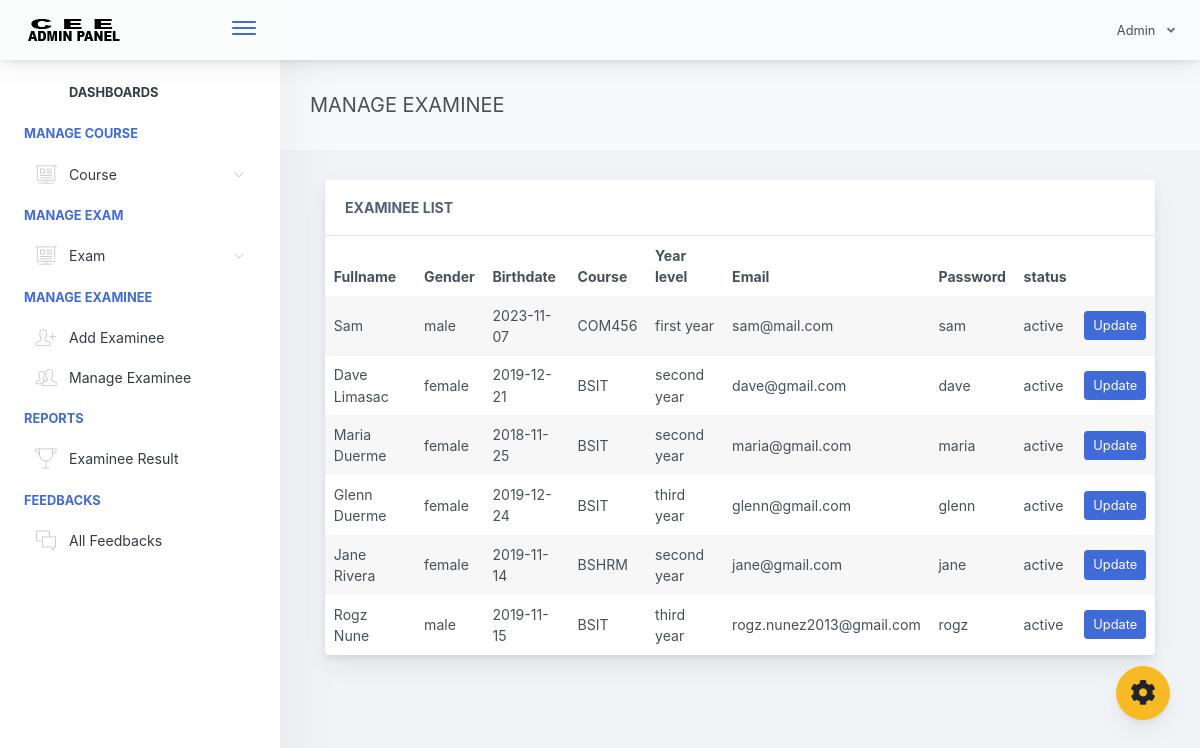
The page /adminpanel/admin/home.php?page=manage-examinee (signed in) on the database as committed earlier.
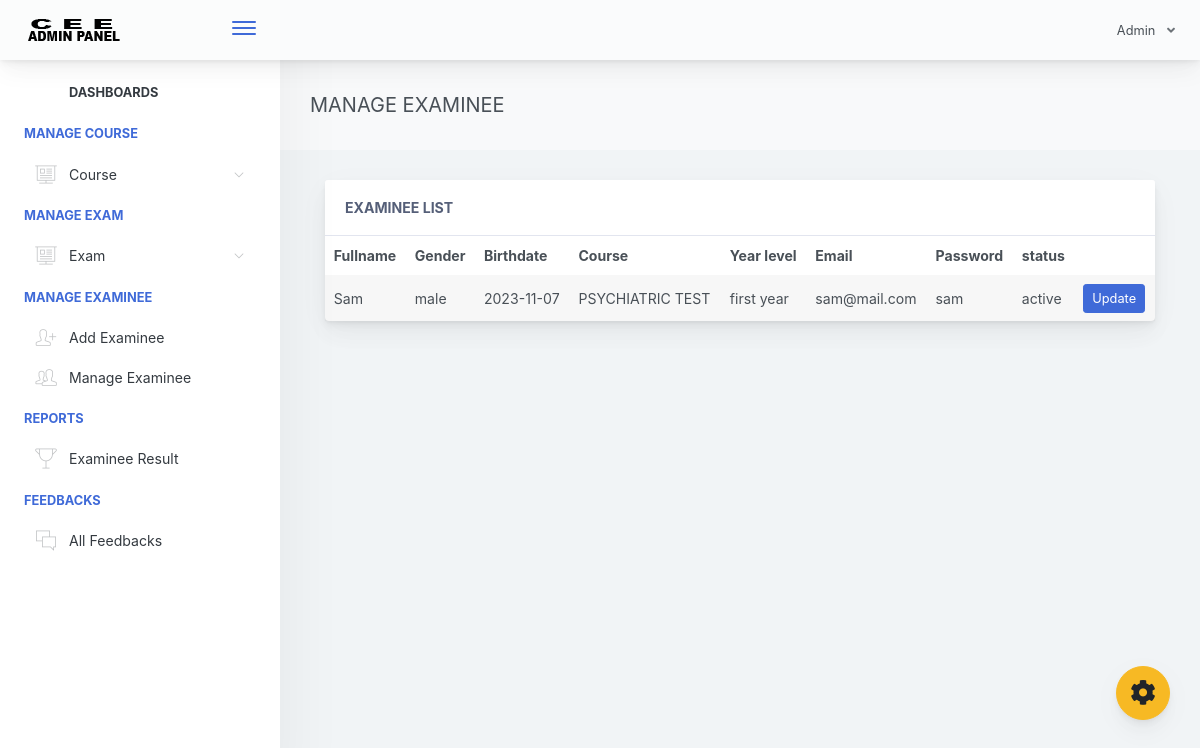
The same page on the database as committed later.
### tables this page shows
CREATE TABLE `examinee_tbl` (
  `exmne_id` int(11) NOT NULL,
  `exmne_fullname` varchar(1000) NOT NULL,
  `exmne_course` varchar(1000) NOT NULL,
  `exmne_gender` varchar(1000) NOT NULL,
  `exmne_birthdate` varchar(1000) NOT NULL,
  `exmne_year_level` varchar(1000) NOT NULL,
  `exmne_email` varchar(1000) NOT NULL,
  `exmne_password` varchar(1000) NOT NULL,
  `exmne_status` varchar(1000) NOT NULL DEFAULT 'active'
);

CREATE TABLE `course_tbl` (
  `cou_id` int(11) NOT NULL,
  `cou_name` varchar(1000) NOT NULL,
  `cou_created` timestamp NOT NULL DEFAULT current_timestamp() ON UPDATE current_timestamp()
);

### adminpanel/admin/pages/manage-examinee.php (the view, shortened to what this page needs)
<link rel="stylesheet" type="text/css" href="css/mycss.css">
<div class="app-main__outer">
        <div class="app-main__inner">
            <div class="app-page-title">
                <div class="page-title-wrapper">
                    <div class="page-title-heading">
                        <div>MANAGE EXAMINEE</div>
                    </div>
                </div>
            </div>
            <div class="col-md-12">
                <div class="main-card mb-3 card">
                    <div class="card-header">Examinee List
                    </div>
                    <div class="table-responsive">
                        <table class="align-middle mb-0 table table-borderless table-striped table-hover" id="tableList">
                            <thead>
                            <tr>
                                <th>Fullname</th>
                                <th>Gender</th>
                                <th>Birthdate</th>
                                <th>Course</th>
                                <th>Year level</th>
                                <th>Email</th>
                                <th>Password</th>
                                <th>status</th>
                                <th></th>
                            </tr>
                            </thead>
                            <tbody>
                              <?php
                                $selExmne = $conn->query("SELECT * FROM examinee_tbl ORDER BY exmne_id DESC ");
                                if($selExmne->rowCount() > 0)
                                {
                                    while ($selExmneRow = $selExmne->fetch(PDO::FETCH_ASSOC)) { ?>
                                        <tr>
                                           <td><?php echo $selExmneRow['exmne_fullname']; ?></td>
                                           <td><?php echo $selExmneRow['exmne_gender']; ?></td>
                                           <td><?php echo $selExmneRow['exmne_birthdate']; ?></td>
                                           <td>
                                            <?php
                                                 $exmneCourse = $selExmneRow['exmne_course'];
                                                 $selCourse = $conn->query("SELECT * FROM course_tbl WHERE cou_id='$exmneCourse' ")->fetch(PDO::FETCH_ASSOC);
                                                 echo $selCourse['cou_name'];
                                             ?>
                                            </td>
                                           <td><?php echo $selExmneRow['exmne_year_level']; ?></td>
                                           <td><?php echo $selExmneRow['exmne_email']; ?></td>
                                           <td><?php echo $selExmneRow['exmne_password']; ?></td>
                                           <td><?php echo $selExmneRow['exmne_status']; ?></td>
                                           <td>
                                               <a rel="facebox" href="facebox_modal/updateExaminee.php?id=<?php echo $selExmneRow['exmne_id']; ?>" class="btn btn-sm btn-primary">Update</a>
                                           </td>
                                        </tr>
                                    <?php }
                                }
                               ?>
                            </tbody>
                        </table>
                    </div>
                </div>
            </div>
</div>

Rows that differ between the two databases and show on the page:
removed examinee_tbl: exmne_fullname "Dave Limasac", exmne_gender "female", exmne_birthdate "2019-12-21", course_tbl.cou_name "BSIT", exmne_year_level "second year", exmne_email "dave@gmail.com", exmne_password "dave", exmne_status "active"
removed examinee_tbl: exmne_fullname "Maria Duerme", exmne_gender "female", exmne_birthdate "2018-11-25", course_tbl.cou_name "BSIT", exmne_year_level "second year", exmne_email "maria@gmail.com", exmne_password "maria", exmne_status "active"
removed examinee_tbl: exmne_fullname "Glenn Duerme", exmne_gender "female", exmne_birthdate "2019-12-24", course_tbl.cou_name "BSIT", exmne_year_level "third year", exmne_email "glenn@gmail.com", exmne_password "glenn", exmne_status "active"
removed examinee_tbl: exmne_fullname "Jane Rivera", exmne_gender "female", exmne_birthdate "2019-11-14", course_tbl.cou_name "BSHRM", exmne_year_level "second year", exmne_email "jane@gmail.com", exmne_password "jane", exmne_status "active"
removed examinee_tbl: exmne_fullname "Rogz Nune", exmne_gender "male", exmne_birthdate "2019-11-15", course_tbl.cou_name "BSIT", exmne_year_level "third year", exmne_email "rogz.nunez2013@gmail.com", exmne_password "rogz", exmne_status "active"
changed examinee_tbl "Sam": course_tbl.cou_name "COM456" → "PSYCHIATRIC TEST"
